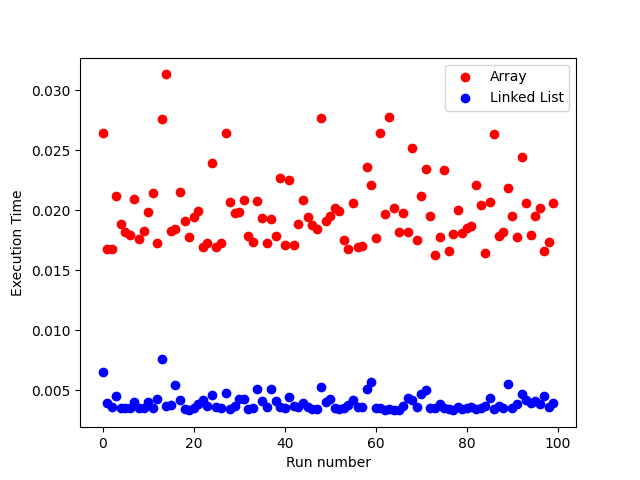

Here is the Python script that generated this plot:
import random
import timeit
from matplotlib import pyplot as plt
class ArrayQueue:
    def __init__(self,arr):
        self.arr = arr
    def enqueue(self,data):
        self.arr.insert(0,data)
    def dequeue(self):
        if len(self.arr) == 0:
            return None
        else:
            return self.arr.pop()
class Node:
    def __init__(self,data):
        self.data = data
        self.next = None
    def getData(self):
        return self.data
    def setData(self, value):
        self.data = value
    def getNext(self):
        return self.next
    def setNext(self,next):
        self.next = next
class LinkedListQueue:
    def __init__(self,value):
        if value == None:
            self.head = None
            self.tail = None
        else:
            self.head = Node(value)
            self.tail = self.head
    def enqueue(self,data):
        newNode = Node(data)
        if self.head == None:
            newNode.setNext(self.head)
            self.head = newNode
            self.tail = newNode
        else:
            newNode.setNext(self.head)
            self.head = newNode
    def dequeue(self):
        current = self.head
        if current == None:
            return None
        if current.getNext() == None:
            returnValue = current.getData()
            self.head = None
            self.tail = None
        else:

            while current.getNext() != self.tail:
                current = current.getNext()
            returnValue = self.tail.getData()
            current.setNext(None)
            self.tail = current
        return returnValue
def runLinkedListQueue(arr):
    test = LinkedListQueue(None)
    for x in arr:
        if x == 1:
            test.enqueue(0)
        else:
            test.dequeue()
def runArrayQueue(arr):
    test = ArrayQueue([])
    for x in arr:
        if x == 0:
            test.enqueue(0)
        else:
            test.dequeue()
#question 5:
    #Looking at the graph we can see that with this test the linked list implementation runs significantly faster than
    #the array implementation, however this was to be expected, as the array implementation has complexity O(1) to dequeue and 
    #O(n) to enqueue meanwhile the lnked list implementation has the opposite and our test is designed to enqueue far more often than dequeue




generator = [0,1,0,1,0,1,0,0,0,0]
tasks = [0]*10000
arrayResults = [0]*100
linkedResults = [0]*100
for y in range(100):
    for x in range(10000):
        index = random.randint(0,9)
        tasks[x] = generator[index]
    arrayResults[y] = timeit.timeit(lambda: runArrayQueue(tasks),number=1)
    linkedResults[y] = timeit.timeit(lambda: runLinkedListQueue(tasks),number=1)
xAxis = [x for x in range(100)]
plt.scatter(xAxis,arrayResults,color = "red")
plt.scatter(xAxis,linkedResults,color = "blue")
plt.legend(["Array","Linked List"])
plt.xlabel("Run number")
plt.ylabel("Execution Time")
plt.savefig("ex4.png")

    

    


        

            


        